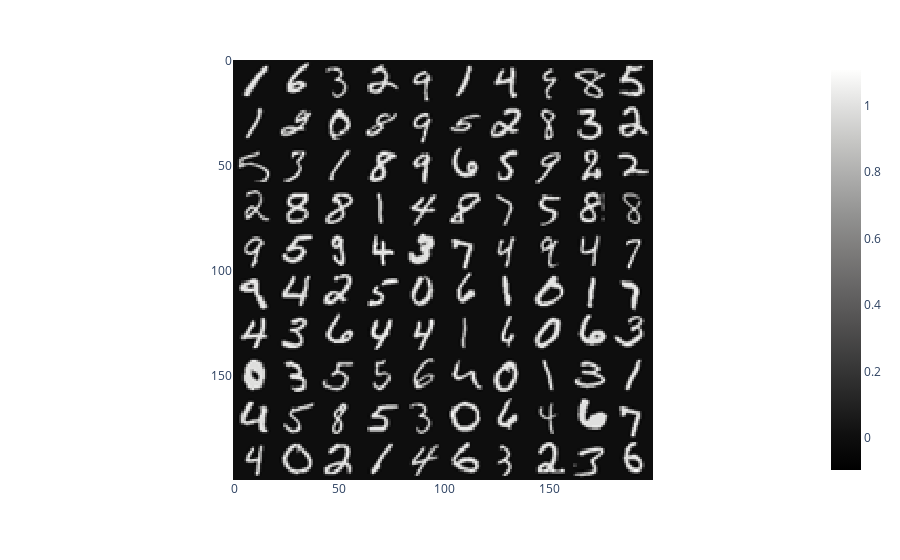

The notebook cell saved with this chart:
### Code cell
fig = px.imshow(digits_img,color_continuous_scale='gray')
fig.show()

### Figure 1 — Plotly figure (JSON) as saved in the notebook; plotly's stock layout.template omitted (floating-point values rounded to 4 significant figures; data arrays with more than 128 entries replaced by an {"elided": "..."} marker saying what was removed)
{"data": [{"coloraxis": "coloraxis", "hovertemplate": "x: %{x}<br>y: %{y}<br>color: %{z}<extra></extra>", "name": "0", "type": "heatmap", "xaxis": "x", "yaxis": "y", "z": {"elided": "200x200 float values"}}], "layout": {"coloraxis": {"colorscale": [[0, "rgb(0, 0, 0)"], [0.09091, "rgb(16, 16, 16)"], [0.1818, "rgb(38, 38, 38)"], [0.2727, "rgb(59, 59, 59)"], [0.3636, "rgb(81, 80, 80)"], [0.4545, "rgb(102, 101, 101)"], [0.5455, "rgb(124, 123, 122)"], [0.6364, "rgb(146, 146, 145)"], [0.7273, "rgb(171, 171, 170)"], [0.8182, "rgb(197, 197, 195)"], [0.9091, "rgb(224, 224, 223)"], [1, "rgb(254, 254, 253)"]]}, "margin": {"t": 60}, "xaxis": {"anchor": "y", "constrain": "domain", "domain": [0, 1], "scaleanchor": "y"}, "yaxis": {"anchor": "x", "autorange": "reversed", "constrain": "domain", "domain": [0, 1]}}}
